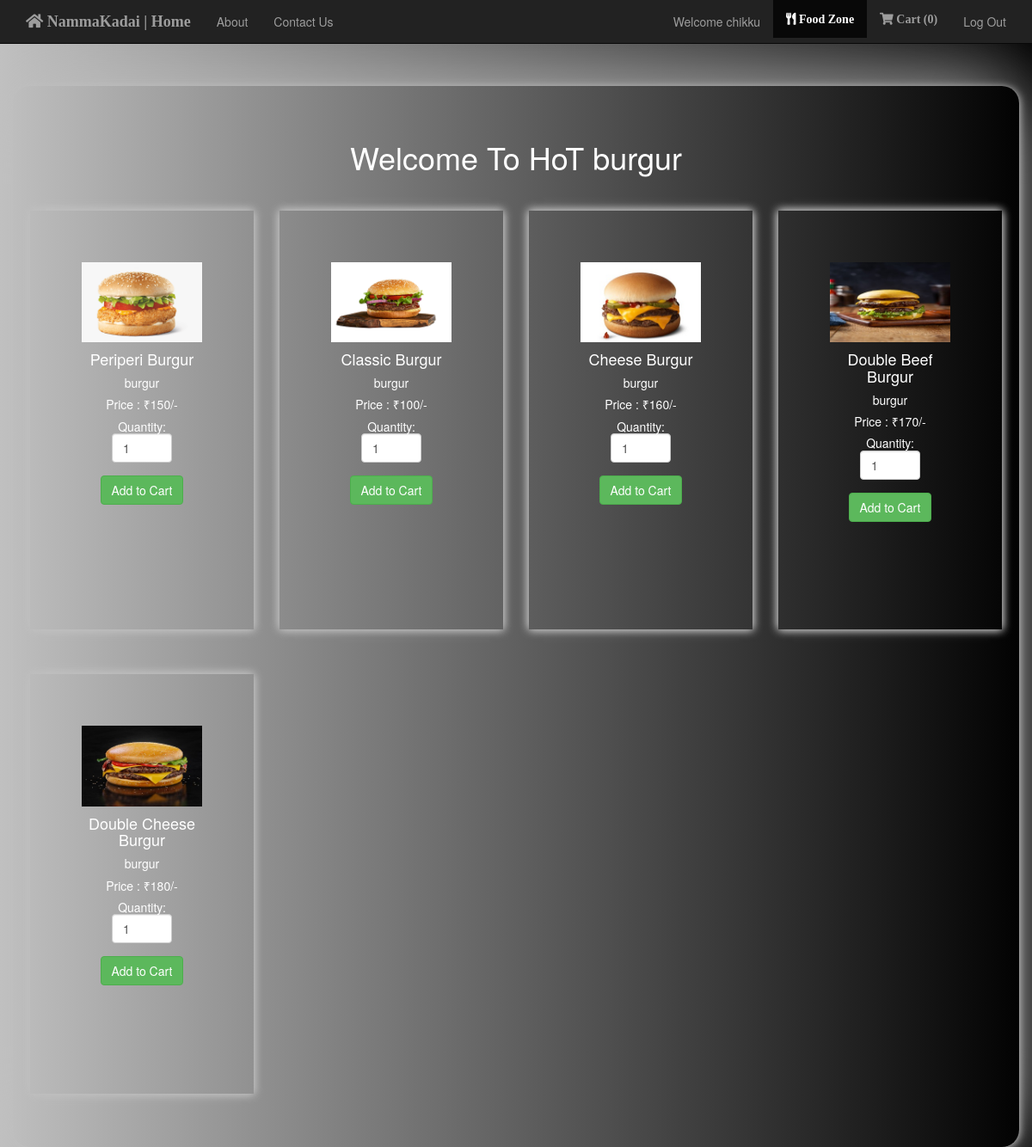
Page /burgurfoodlist.php (signed in) on the committed database.
### tables this page shows
CREATE TABLE `food` (
  `F_ID` int(30) NOT NULL,
  `name` varchar(30) NOT NULL,
  `price` int(30) NOT NULL,
  `shop_name` varchar(200) NOT NULL,
  `R_ID` int(30) NOT NULL,
  `images_path` varchar(200) NOT NULL,
  `options` varchar(10) NOT NULL DEFAULT 'ENABLE'
);

### burgurfoodlist.php (the view, shortened to what this page needs)
<html>
  <head>
  </head>
<link rel="stylesheet" type = "text/css" href ="fontawesome-free-5.15.1-web/css/all.min.css">
<link rel="stylesheet" type = "text/css" href ="css/bootstrap.min.css">
  <body bg-color="black">
   <nav class="navbar navbar-inverse navbar-fixed-top"role="navigation">
   <div class="container">
        <div class="navbar-header">
          <a class="navbar-brand" href="index.php"><i class="fas fa-home"> NammaKadai | Home</i></a>
        </div>
        <div class="collapse navbar-collapse " id="myNavbar">
          <ul class="nav navbar-nav">
             <li><a href="aboutus.php">About</a></li>
            <li><a href="contactus.php">Contact Us</a></li>
          </ul>
<?php
if(isset($_SESSION['login_user1'])){
?>
          <ul class="nav navbar-nav navbar-right">
            <li><a href="#"> Welcome <?php echo $_SESSION['login_user1']; ?> </a></li>
            <li><a href="logout_m.php"> Log Out </a></li>
          </ul>
<?php
}
else if (isset($_SESSION['login_user2'])) {
  ?>
           <ul class="nav navbar-nav navbar-right">
            <li><a href="#"> Welcome <?php echo $_SESSION['login_user2']; ?> </a></li>
            <li class="active" ><a href="burgurfoodlist.php"><i class="fas fa-utensils"> Food Zone  </i></a></li>
            <li><a href="burgurcart.php"><i class="fas fa-shopping-cart"> Cart (<?php
              if(isset($_SESSION["cart"])){
              $count = count($_SESSION["cart"]);
              echo "$count";
            }
              else
                echo "0";
              ?>) </i> </a></li>
            <li><a href="logout_u.php"> Log Out </a></li>
           </ul>
<?php
}
?>
        </div>
      </div>
    </nav>
    <div class="container" style="background-color:;box-shadow:1px 1px 10px silver,-1px -1px 100px silver;border-radius:20px;padding:20px;margin-top:50px;">
  <div style="padding:2%;border-radius:8px;background-color:;text-align:center;color:white;">
  <h1>Welcome To HoT burgur</h1>
  </div>
<?php
$conn = Connect();
$sql = "SELECT * FROM FOOD WHERE shop_name='burgur'";
$result = mysqli_query($conn, $sql);
if (mysqli_num_rows($result) > 0)
{
  $count=0;
  while($row = mysqli_fetch_assoc($result)){
    if ($count == 0)
      echo "<div class='row'>";
?><div class="si" style="font-size:300%; ">
<div class="col-md-3">
<form method="post"  action="burgurcart.php?action=add&id=<?php echo $row["F_ID"]; ?>">
<div class="mypanel" data-tilt  align="center";>
<div style="border-radius:20px;">
<div class="si" style="color:white;"><img src="<?php echo $row["images_path"]; ?>" class="img-responsive"></div></div>
<h4 class="text-dark" style="color:white;" ><?php echo $row["name"]; ?></h4>
<h5 class="text-info"style="color:white;"><?php echo $row["shop_name"]; ?></h5>
<h5 class="text-danger" style="color:white;">Price : &#8377;<?php echo $row["price"]; ?>/-</h5>
<h5 class="text-info" style="color:white;">Quantity:<input type="number" min="1" max="25" name="quantity" class="form-control" value="1" style="width: 50%;margin-left:25%;"> </h5>
<input type="submit" name="add" style="margin-top:5px;" class="btn btn-success" value="Add to Cart">
</div>
</div>
</div>
<?php
$count++;
if($count==4)
{
  echo "</div>";
  $count=0;
}
}
?>
</div>
</div>
  <?php
}
?>
</body>
</html>

### burgurfoodlist.php (style rules this page uses)
body,html { height: 100%; }
body { padding-top: 50px; background-image: url('bgimg1.jpg'); background-color:black; background-repeat: repeat; background-size: cover; background-position: center; background: linear-gradient(-90deg,black, silver); }
.mypanel { height:65%; width:100%; color:blue;box-shadow:1px 1px 10px silver,-1px -1px 10px silver; padding:60px; margin-top:10px; text-align:center; justify-content: center; font-size:150%; }
input { border: 5px solid blue; }

### rows in the picture
food: images_path (picture), name "Periperi Burgur", shop_name "burgur", price "150"
food: images_path (picture), name "Classic Burgur", shop_name "burgur", price "100"
food: images_path (picture), name "Cheese Burgur", shop_name "burgur", price "160"
food: images_path (picture), name "Double Beef Burgur", shop_name "burgur", price "170"
food: images_path (picture), name "Double Cheese Burgur", shop_name "burgur", price "180"

### other values in the picture
$_SESSION['login_user2'] "chikku"
